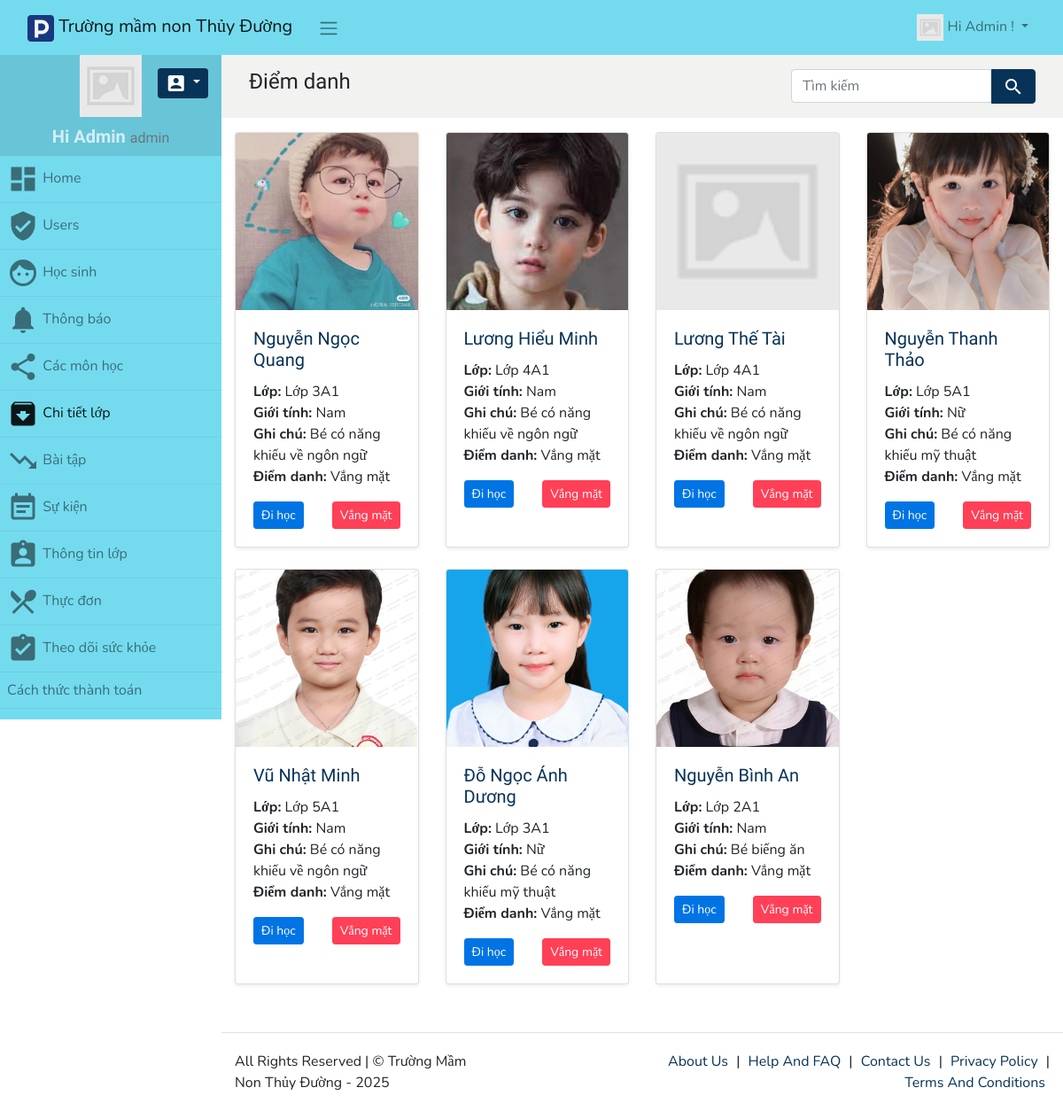
/class_detail (signed in), run on the app's committed database.
### tables this page shows
CREATE TABLE `class_detail` (
  `id` int(11) NOT NULL,
  `photo` varchar(255) NOT NULL,
  `gender` varchar(255) DEFAULT NULL,
  `class` varchar(255) DEFAULT NULL,
  `note` varchar(255) DEFAULT NULL,
  `attendance` enum('yes','no') DEFAULT 'no',
  `id_student` int(11) DEFAULT NULL,
  `assigned_teacher` varchar(255) NOT NULL,
  `student_name` varchar(255) NOT NULL,
  `id_class` varchar(255) DEFAULT NULL,
  `year` int(11) DEFAULT NULL
);

### app/controllers/Class_detailController.php (called while the page is built, shortened)
<?php
class class_detailController extends SecureController{
	function index($fieldname = null , $fieldvalue = null){
		$request = $this->request;
		$db = $this->GetModel();
		$tablename = "class_detail";
		$fields = array("id AS id_class_detail", "id_student", "student_name","photo", "class", "gender", "assigned_teacher", "note", "attendance");
		$pagination = $this->get_pagination(MAX_RECORD_COUNT);
		if(!empty($request->orderby)){
			$db->orderBy($request->orderby, (!empty($request->ordertype) ? $request->ordertype : ORDER_TYPE));
		}else{
			$db->orderBy("id", ORDER_TYPE);
		}
		$tc = $db->withTotalCount();
		$records = $db->get($tablename, $pagination, $fields);
		$records_count = count($records);
		$total_records = intval($tc->totalCount);
		$page_limit = $pagination[1];
		$total_pages = ceil($total_records / $page_limit);
		$data = new stdClass;
		$data->records = $records;
		$data->record_count = $records_count;
		$data->total_records = $total_records;
		$data->total_page = $total_pages;
		$this->render_view("class_detail/list.php", $data);
	}
}

### index.php (called while the page is built, shortened)
<?php
	function autoloadModel($className) {
		$filename = MODELS_DIR . $className . ".php";
	}
	require(HELPERS_DIR . 'Functions.php');
	require(SYSTEM_DIR . 'BaseController.php');
	require(SYSTEM_DIR . 'BaseView.php');
	$page = new Router;
	$page->init();

### app/models/PDODb.php (called while the page is built, shortened)
<?php
class PDODb
{
    private $connectionParams = array(
        'type' => 'mysql',
        'host' => null,
        'username' => null,
        'password' => null,
        'dbname' => null,
        'port' => null,
        'charset' => null
    );
    private $groupBy = array();
    private $orderBy = array();
    private $pdo;
    private $prefix = '';
    private $query = '';
    private $queryOptions = array();
    private $returnType = PDO::FETCH_ASSOC;
    private $useGenerator = false;
    public function __construct($type, $host = null, $username = null, $password = null, $dbname = null, $port = null, $charset = null)
    {
        if (is_array($type)) {
            $this->connectionParams = $type;
        }
		elseif (is_object($type)) {
            $this->pdo = $type;
        }
		else {
            foreach ($this->connectionParams as $key => $param) {
                if (isset($$key) && !is_null($$key)) {
                    $this->connectionParams[$key] = $$key;
                }
            }
        }
		if(!empty($this->connectionParams['type'])){
			$dbType = strtolower($this->connectionParams['type']);
		}
    }
    public function connect()
    {
		$dbType = strtolower($this->connectionParams['type']);
		if($dbType == 'sqlite'){
			$this->fieldQuote = '"';
			$connectionString = 'sqlite:'.$this->connectionParams['dbname'];
			$this->pdo = new PDO($connectionString);
		}
		else{
			$connectionString = $this->connectionParams['type'].':';
			$connectionParams = ['host', 'dbname', 'port'];
			foreach ($connectionParams as $connectionParam) {
				if (!empty($this->connectionParams[$connectionParam])) {
					$connectionString .= $connectionParam.'='.$this->connectionParams[$connectionParam].';';
				}
			}
			$connectionString = rtrim($connectionString, ';');
			$options = array(
				PDO::ATTR_ERRMODE => PDO::ERRMODE_EXCEPTION,
				PDO::ATTR_PERSISTENT => false
			);
			$this->pdo = new PDO($connectionString, $this->connectionParams['username'], $this->connectionParams['password'], $options);
			$charset = $this->connectionParams['charset'];
			if(!empty($charset)){
				$this->pdo->query("SET NAMES '$charset'");
			}
		}
    }
    private function buildCondition($operator, $conditions)
    {
        if (empty($conditions)) {
            return;
        }
        $this->query .= ' '.$operator;
    }
    protected function buildGroupBy()
    {
        if (empty($this->groupBy)) {
            return;
        }
        $this->query .= " GROUP BY ";
        $this->query = rtrim($this->query, ', ')." ";
    }
    private function buildLimit($numRows)
    {
		$dbType = $this->connectionParams['type'];
		if($dbType == 'sqlsrv'){
			if (is_array($numRows)) {
				$limit = $numRows[1];
				$offset = intval($numRows[0]);
				$orderby = null;
				if(empty($this->orderBy)){
					$orderby = " ORDER BY(SELECT NULL)";
				}
				$this->query .= "$orderby OFFSET $offset ROWS FETCH NEXT $limit ROWS ONLY";
			}
		}
		else{
			if (is_array($numRows)) {
				$this->query .= ' LIMIT '.(int) $numRows[1].' OFFSET '.(int) $numRows[0];
			}
			else {
				$this->query .= ' LIMIT '.(int) $numRows;
			}
		}
	}
    private function buildOrderBy()
    {
        $this->query .= " ORDER BY ";
        foreach ($this->orderBy as $prop => $value) {
            if (strtolower(str_replace(" ", "", $prop)) == 'rand()') {
                $this->query .= "RAND(), ";
            } else {
                $this->query .= $prop." ".$value.", ";
            }
        }
        $this->query = rtrim($this->query, ', ')." ";
    }
    private function buildQuery($numRows, $tableData = null)
    {
		$this->params = [];
        return $this->prepare();
    }
    private function buildResult($stmt)
    {
		if ($stmt->columnCount () == 0){
			return $stmt->rowCount();
		}
		else{
			if ($this->useGenerator) {
				return $this->buildResultGenerator($stmt);
			}
			else {
				return $stmt->fetchAll($this->returnType);
			}
		}
    }
    private function getTableName($tableName)
    {
        return strpos($tableName, '.') !== false ? $tableName : $this->prefix.$tableName;
    }
    public function get($tableName, $numRows = null, $columns = '*')
    {
        $column = is_array($columns) ? implode(', ', $columns) : $columns;
		$dbType = $this->connectionParams['type'];
		$queryOptions = implode(' ', $this->queryOptions);
		$sqlsrvTop = "";
        $this->query = "SELECT $queryOptions $sqlsrvTop $column FROM " . $this->getTableName($tableName);
		$stmt = $this->buildQuery($numRows);
        $stmt->execute();
        $result = $this->buildResult($stmt);
        return $result;
    }
    public function orderBy($orderByField, $orderbyDirection = "DESC", $customFields = null)
    {
        $orderbyDirection = strtoupper(trim($orderbyDirection));
        $orderByField     = preg_replace("/[^-a-z0-9\.\(\),_`\*\'\"]+/i", '', $orderByField);
        $orderByField = preg_replace("/(\`)([`a-zA-Z0-9_]*\.)/", '\1'.$this->prefix.'\2', $orderByField);
        $this->orderBy[$orderByField] = $orderbyDirection;
        return $this;
    }
    public function pdo()
    {
        if (!$this->pdo) {
            $this->connect();
        }
        return $this->pdo;
    }
    private function prepare()
    {
		$query = $this->query;
        $stmt = $this->pdo()->prepare($query);
        return $stmt;
    }
    private function reset()
    {
        $this->groupBy         = [];
        $this->orderBy         = [];
        $this->query           = '';
        $this->queryOptions    = [];
    }
    public function setQueryOption($options)
    {
        if (!is_array($options)) {
            $options = [$options];
        }
        foreach ($options as $option) {
            $option = strtoupper($option);
            if ($option == 'MYSQLI_NESTJOIN') {
                $this->nestJoin = true;
            } elseif ($option == 'FOR UPDATE') {
                $this->forUpdate = true;
            } elseif ($option == 'LOCK IN SHARE MODE') {
                $this->lockInShareMode = true;
            } else {
                $this->queryOptions[] = $option;
            }
        }
        return $this;
    }
}

### libs/ACL.php (called while the page is built, shortened)
<?php
class ACL
{
	public static $exclude_page_check = array("", "index", "home", "account", "info", "masterdetail");
	public static function GetPageAccess($path)
	{
		$rp = self::$role_pages;
		if ($rp == "*") {
			return AUTHORIZED;
		} else {
			$path = strtolower(trim($path, '/'));
			$arr_path = explode("/", $path);
			$page = strtolower($arr_path[0]);
			if (in_array($page, self::$exclude_page_check)) {
				return AUTHORIZED;
			}
			$user_role = strtolower(USER_ROLE);
			if (array_key_exists($user_role, $rp)) {
				$action = (!empty($arr_path[1]) ? $arr_path[1] : "list");
				if ($rp[$user_role] == "*" || (!empty($rp[$user_role][$page]) && $rp[$user_role][$page] == "*")) {
					return AUTHORIZED;
				} else {
					if (!empty($rp[$user_role][$page]) && in_array($action, $rp[$user_role][$page])) {
						return AUTHORIZED;
					}
				}
				return FORBIDDEN;
			} else {
				return NOROLE;
			}
		}
	}
	public static function is_allowed($path)
	{
		return (self::GetPageAccess($path) == AUTHORIZED);
	}
}

### app/views/partials/class_detail/list.php (the view, shortened to what this page needs)
<?php
$page_element_id = "list-page-" . random_str();
$current_page = $this->set_current_page_link();
$view_data = $this->view_data;
$records = $view_data->records;
$show_header = $this->show_header;
?>
<section class="page" id="<?php echo $page_element_id; ?>" data-page-type="list" data-display-type="grid"
    data-page-url="<?php print_link($current_page); ?>">
    <?php
    if( $show_header == true ){
    ?>
    <div class="bg-light p-3 mb-3">
        <div class="container-fluid">
            <div class="row ">
                <div class="col ">
                    <h4 class="record-title">Điểm danh</h4>
                </div>
                <div class="col-sm-4 ">
                    <form class="search" action="<?php print_link('class_detail'); ?>" method="get">
                        <div class="input-group">
                            <input value="<?php echo get_value('search'); ?>" class="form-control" type="text"
                                name="search" placeholder="Tìm kiếm" />
                            <div class="input-group-append">
                                <button class="btn btn-primary"><i class="material-icons">search</i></button>
                            </div>
                        </div>
                    </form>
                </div>
            </div>
        </div>
    </div>
    <?php
        }
        ?>
    <div class="container">
        <div class="row">
            <?php
        foreach ($records as $data):
        ?>
            <div class="col-md-4 col-lg-3 mb-4">
                <div class="card shadow-sm h-100">
                    <img src="<?= $data['photo'] ?? 'uploads/default-avatar.png' ?>" class="card-img-top"
                        alt="Ảnh học sinh" style="height: 200px; object-fit: cover;">
                    <div class="card-body">
                        <h5 class="card-title text-primary"><?= $data['student_name'] ?? '' ?></h5>
                        <p class="card-text">
                            <strong>Lớp:</strong> <?= $data['class'] ?? '' ?><br>
                            <strong>Giới tính:</strong> <?= $data['gender'] ?? '' ?><br>
                            <strong>Ghi chú:</strong> <?= $data['note'] ?? '' ?><br>
                            <strong>Điểm danh:</strong>
                            <?= $data['attendance'] == 'yes' ? 'Có mặt' : ($data['attendance'] == 'no' ? 'Vắng mặt' : 'Chưa điểm danh') ?>
                        </p>
                        <div class="d-flex justify-content-between">
                            <?php include(__DIR__ . "/yes.php"); ?>
                            <?php include(__DIR__ . "/no.php"); ?>
                        </div>
                    </div>
                </div>
            </div>
            <?php endforeach; ?>
        </div>
    </div>

### app/views/partials/class_detail/yes.php
<?php if (!empty($data['id_class_detail']) && ACL::is_allowed("class_detail/attendance_yes")): ?>
    <a href="<?= SITE_ADDR ?>class_detail/mark_attendance/<?= $data['id_class_detail'] ?>/yes"
       class="btn btn-success btn-sm"
       title="Đi học">
       Đi học
    </a>
<?php endif; ?>

### app/views/partials/class_detail/no.php
<?php if (!empty($data['id_class_detail']) && ACL::is_allowed("class_detail/attendance_no")): ?>
<a href="<?= SITE_ADDR ?>class_detail/mark_attendance/<?= $data['id_class_detail'] ?>/no" class="btn btn-danger btn-sm"
    title="Vắng mặt">
    Vắng mặt
</a>
<?php endif; ?>

### assets/css/custom-style.css (style rules this page uses)
body { margin: 0; padding: 0; overflow-x: hidden; }
h1, h2, h3, h4, h5 { margin: 0; padding: 0; }
body { padding-top:50px; }

### data on the page
class_detail: photo (picture), student_name "Nguyễn Ngọc Quang", class "Lớp 3A1", gender "Nam", note "Bé có năng khiếu về ngôn ngữ", attendance "Vắng mặt"
class_detail: photo (picture), student_name "Lương Hiểu Minh", class "Lớp 4A1", gender "Nam", note "Bé có năng khiếu về ngôn ngữ", attendance "Vắng mặt"
class_detail: shows a picture, student_name "Lương Thế Tài", class "Lớp 4A1", gender "Nam", note "Bé có năng khiếu về ngôn ngữ", attendance "Vắng mặt"
class_detail: photo (picture), student_name "Nguyễn Thanh Thảo", class "Lớp 5A1", gender "Nữ", note "Bé có năng khiếu mỹ thuật", attendance "Vắng mặt"
class_detail: photo (picture), student_name "Vũ Nhật Minh", class "Lớp 5A1", gender "Nam", note "Bé có năng khiếu về ngôn ngữ", attendance "Vắng mặt"
class_detail: photo (picture), student_name "Đỗ Ngọc Ánh Dương", class "Lớp 3A1", gender "Nữ", note "Bé có năng khiếu mỹ thuật", attendance "Vắng mặt"
class_detail: photo (picture), student_name "Nguyễn Bình An", class "Lớp 2A1", gender "Nam", note "Bé biếng ăn", attendance "Vắng mặt"

### other printed values
SITE_NAME "Trường mầm non Thủy Đường"
USER_NAME "Admin"
ACL::$user_role "admin"
$menuobj['label'] "Home"
$menuobj['label'] "Users"
$menuobj['label'] "Học sinh"
$menuobj['label'] "Thông báo"
$menuobj['label'] "Các môn học"
$menuobj['label'] "Chi tiết lớp"
$menuobj['label'] "Bài tập"
$menuobj['label'] "Sự kiện"
$menuobj['label'] "Thông tin lớp"
$menuobj['label'] "Thực đơn"
$menuobj['label'] "Theo dõi sức khỏe"
$menuobj['label'] "Cách thức thành toán"
